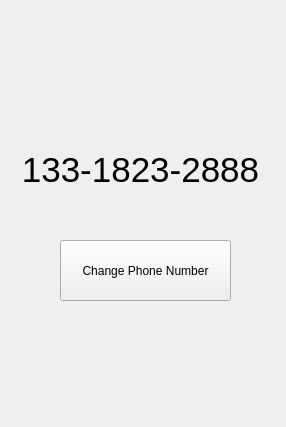
<?xml version="1.0" encoding="UTF-8"?>
<ui version="4.0">
 <class>PhoneForm</class>
 <widget class="QWidget" name="PhoneForm">
  <property name="geometry">
   <rect>
    <x>0</x>
    <y>0</y>
    <width>286</width>
    <height>427</height>
   </rect>
  </property>
  <property name="windowTitle">
   <string>Form</string>
  </property>
  <widget class="QLabel" name="label">
   <property name="geometry">
    <rect>
     <x>90</x>
     <y>20</y>
     <width>81</width>
     <height>71</height>
    </rect>
   </property>
   <property name="styleSheet">
    <string notr="true">border-image: url(:/ui_img/ui_img/电话.png);</string>
   </property>
   <property name="text">
    <string/>
   </property>
  </widget>
  <widget class="QPushButton" name="pushButton">
   <property name="geometry">
    <rect>
     <x>60</x>
     <y>240</y>
     <width>171</width>
     <height>61</height>
    </rect>
   </property>
   <property name="text">
    <string>Change Phone Number</string>
   </property>
  </widget>
  <widget class="QLabel" name="label_2">
   <property name="geometry">
    <rect>
     <x>10</x>
     <y>140</y>
     <width>261</width>
     <height>61</height>
    </rect>
   </property>
   <property name="text">
    <string>&lt;html&gt;&lt;head/&gt;&lt;body&gt;&lt;p align=&quot;center&quot;&gt;&lt;span style=&quot; font-size:26pt;&quot;&gt;133-1823-2888&lt;/span&gt;&lt;/p&gt;&lt;/body&gt;&lt;/html&gt;</string>
   </property>
  </widget>
  <widget class="QLabel" name="label_3">
   <property name="geometry">
    <rect>
     <x>120</x>
     <y>50</y>
     <width>61</width>
     <height>61</height>
    </rect>
   </property>
   <property name="styleSheet">
    <string notr="true">border-image: url(/home/xuhahn/QTpro/Air_quality/ui_img/phone2.png);</string>
   </property>
   <property name="text">
    <string/>
   </property>
  </widget>
  <widget class="QLabel" name="label_4">
   <property name="geometry">
    <rect>
     <x>-10</x>
     <y>0</y>
     <width>311</width>
     <height>431</height>
    </rect>
   </property>
   <property name="styleSheet">
    <string notr="true">border-image: url(/home/xuhahn/QTpro/Air_quality/ui_img/bg1.jpg);</string>
   </property>
   <property name="text">
    <string/>
   </property>
  </widget>
  <zorder>label_4</zorder>
  <zorder>label</zorder>
  <zorder>pushButton</zorder>
  <zorder>label_2</zorder>
  <zorder>label_3</zorder>
 </widget>
 <resources/>
 <connections/>
</ui>
